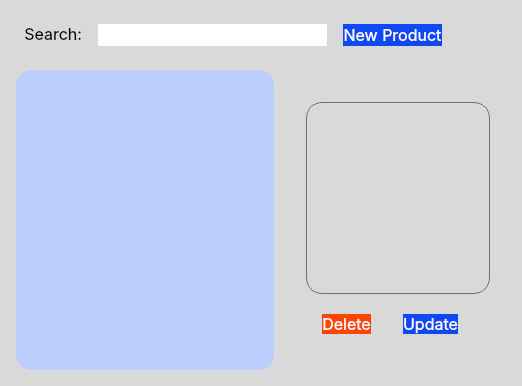
        <widget class="QWidget" name="product_view">
         <property name="styleSheet">
          <string notr="true">QWidget#product_view{
	background-color: #ffffff;
	border-radius: 0px;
}

QWidget{
	background: rgb(217, 217, 217);
	border-radius: 16px;
}
#list_item_3{
	background: rgb(188, 206, 253);
	border-radius: 16px;
}

QPushButton{
	color: white;
	background-color:rgb(14, 73, 243);
}</string>
         </property>
         <layout class="QGridLayout" name="gridLayout_5" rowstretch="1,11" columnstretch="13,7">
          <property name="leftMargin">
           <number>16</number>
          </property>
          <property name="topMargin">
           <number>16</number>
          </property>
          <property name="rightMargin">
           <number>16</number>
          </property>
          <property name="bottomMargin">
           <number>16</number>
          </property>
          <property name="spacing">
           <number>16</number>
          </property>
          <item row="0" column="0" colspan="2">
           <widget class="QWidget" name="head_bar_3" native="true">
            <property name="styleSheet">
             <string notr="true">QPushButton{
	margin: 0px 48px 0px 0px;
	color: white;
	background-color:rgb(14, 73, 243);
}</string>
            </property>
            <layout class="QHBoxLayout" name="horizontalLayout_5" stretch="1,7,2">
             <property name="spacing">
              <number>16</number>
             </property>
             <property name="leftMargin">
              <number>8</number>
             </property>
             <property name="topMargin">
              <number>8</number>
             </property>
             <property name="rightMargin">
              <number>16</number>
             </property>
             <property name="bottomMargin">
              <number>8</number>
             </property>
             <item>
              <widget class="QLabel" name="label_4">
               <property name="font">
                <font>
                 <family>Inter</family>
                 <pointsize>12</pointsize>
                </font>
               </property>
               <property name="text">
                <string>Search:</string>
               </property>
               <property name="alignment">
                <set>Qt::AlignRight|Qt::AlignTop|Qt::AlignTrailing</set>
               </property>
              </widget>
             </item>
             <item>
              <widget class="QLineEdit" name="txt_search_product">
               <property name="sizePolicy">
                <sizepolicy hsizetype="Expanding" vsizetype="Expanding">
                 <horstretch>0</horstretch>
                 <verstretch>0</verstretch>
                </sizepolicy>
               </property>
               <property name="font">
                <font>
                 <family>Inter</family>
                 <pointsize>12</pointsize>
                </font>
               </property>
               <property name="styleSheet">
                <string notr="true">background-color: #fff;</string>
               </property>
               <property name="text">
                <string/>
               </property>
              </widget>
             </item>
             <item>
              <widget class="QPushButton" name="btn_add_product">
               <property name="sizePolicy">
                <sizepolicy hsizetype="Minimum" vsizetype="Expanding">
                 <horstretch>0</horstretch>
                 <verstretch>0</verstretch>
                </sizepolicy>
               </property>
               <property name="font">
                <font>
                 <family>Inter</family>
                 <pointsize>12</pointsize>
                 <fontweight>Medium</fontweight>
                </font>
               </property>
               <property name="text">
                <string>New Product</string>
               </property>
              </widget>
             </item>
            </layout>
           </widget>
          </item>
          <item row="1" column="0">
           <widget class="QWidget" name="list_item_3" native="true">
            <property name="styleSheet">
             <string notr="true">QWidget{
	background:rgb(188, 206, 253);
	border-radius: 16px;
}

QScrollBar:horizontal {
    border: 0px;
    background:rgb(217, 217, 217);
    height: 4px;
    margin: 0px 0px 0 40px;
}       
QScrollBar::handle:horizontal {
    background: rgb(112, 112, 112);
    min-width: 32px;
}        
QScrollBar::add-line:horizontal {
    border: 0px;
    background: rgb(188, 206, 253);
    width: 64px;
    subcontrol-position: left;
    subcontrol-origin: margin;
}

QScrollBar::sub-line:horizontal {
    border: 0px;
    background: rgb(188, 206, 253);
    width: 64px;
    subcontrol-position: right;
    subcontrol-origin: margin;
}

QScrollBar:vertical {
    border: 0px;
	width: 4px;
    background:rgb(217, 217, 217);
    margin: 26px 0px 0px 0px;
}       
QScrollBar::handle:vertical {
    background: rgb(112, 112, 112);
    min-height: 32px;
}        
QScrollBar::add-line:vertical {
    border: 0px;
    background: rgb(188, 206, 253);
    height: 64px;
    subcontrol-position: top;
    subcontrol-origin: margin;
}

QScrollBar::sub-line:vertical {
    border: 0px;
    background: rgb(188, 206, 253);
    height: 64px;
    subcontrol-position: bottom;
    subcontrol-origin: margin;
}


QHeaderView{
	background-color: rgb(188, 206, 253);
}

QHeaderView::section {
    background-color: rgb(188, 206, 253);
	color: rgb(112, 112, 112);
	border: 0px;
	padding: 2px 4px 2px 4px;		
	font-size: 12px;
	font-family: Inter; 
	font-weight: bold;
}
QTableCornerButton::section {
    background-color: rgb(188, 206, 253);
	border-top-left-radius: 16px;
}

QTableWidget { 
	background-color: #ffffff;
	border-width: 0px;
	border-top-left-radius: 16px;
}

QLineEdit, QDateEdit, QComboBox, QTextEdit{
	background-color: #ffffff;
	padding-left: 16px;
}

QTableWidget::item {
	padding-left: 16px;
}

QPushButton, QLabel {
	color: rgb(112, 112, 112);
}

QPushButton:hover {
	color: #fff;
}
</string>
            </property>
            <layout class="QVBoxLayout" name="verticalLayout_4">
             <property name="spacing">
              <number>0</number>
             </property>
             <property name="leftMargin">
              <number>0</number>
             </property>
             <property name="topMargin">
              <number>0</number>
             </property>
             <property name="rightMargin">
              <number>32</number>
             </property>
             <property name="bottomMargin">
              <number>0</number>
             </property>
             <item>
              <widget class="CustomTableView" name="table_product" native="true"/>
             </item>
            </layout>
           </widget>
          </item>
          <item row="1" column="1">
           <widget class="QWidget" name="product_detail_view" native="true">
            <property name="styleSheet">
             <string notr="true">QTextEdit{
	border: 1px solid rgb(112, 112, 112);
	padding: 8px;
}

QScrollBar:vertical {
    background: rgb(217, 217, 217);
    margin: 0px 0px 0px 0px;
}      </string>
            </property>
            <layout class="QVBoxLayout" name="verticalLayout_8" stretch="11,1">
             <property name="spacing">
              <number>16</number>
             </property>
             <property name="leftMargin">
              <number>16</number>
             </property>
             <property name="topMargin">
              <number>32</number>
             </property>
             <property name="rightMargin">
              <number>16</number>
             </property>
             <property name="bottomMargin">
              <number>32</number>
             </property>
             <item>
              <widget class="QTextEdit" name="info_product">
               <property name="font">
                <font>
                 <family>Inter</family>
                 <pointsize>12</pointsize>
                </font>
               </property>
               <property name="frameShape">
                <enum>QFrame::Box</enum>
               </property>
               <property name="frameShadow">
                <enum>QFrame::Plain</enum>
               </property>
               <property name="lineWidth">
                <number>0</number>
               </property>
               <property name="horizontalScrollBarPolicy">
                <enum>Qt::ScrollBarAlwaysOff</enum>
               </property>
               <property name="readOnly">
                <bool>true</bool>
               </property>
               <property name="html">
                <string>&lt;!DOCTYPE HTML PUBLIC &quot;-//W3C//DTD HTML 4.0//EN&quot; &quot;http://www.w3.org/TR/REC-html40/strict.dtd&quot;&gt;
&lt;html&gt;&lt;head&gt;&lt;meta name=&quot;qrichtext&quot; content=&quot;1&quot; /&gt;&lt;meta charset=&quot;utf-8&quot; /&gt;&lt;style type=&quot;text/css&quot;&gt;
p, li { white-space: pre-wrap; }
hr { height: 1px; border-width: 0; }
li.unchecked::marker { content: &quot;\2610&quot;; }
li.checked::marker { content: &quot;\2612&quot;; }
&lt;/style&gt;&lt;/head&gt;&lt;body style=&quot; font-family:'Inter'; font-size:12pt; font-weight:400; font-style:normal;&quot;&gt;
&lt;p style=&quot;-qt-paragraph-type:empty; margin-top:0px; margin-bottom:0px; margin-left:0px; margin-right:0px; -qt-block-indent:0; text-indent:0px;&quot;&gt;&lt;br /&gt;&lt;/p&gt;&lt;/body&gt;&lt;/html&gt;</string>
               </property>
              </widget>
             </item>
             <item>
              <layout class="QHBoxLayout" name="horizontalLayout_6" stretch="1,1">
               <property name="spacing">
                <number>32</number>
               </property>
               <property name="leftMargin">
                <number>16</number>
               </property>
               <property name="topMargin">
                <number>4</number>
               </property>
               <property name="rightMargin">
                <number>32</number>
               </property>
               <property name="bottomMargin">
                <number>4</number>
               </property>
               <item>
                <widget class="QPushButton" name="btn_del_product">
                 <property name="sizePolicy">
                  <sizepolicy hsizetype="Expanding" vsizetype="Expanding">
                   <horstretch>0</horstretch>
                   <verstretch>0</verstretch>
                  </sizepolicy>
                 </property>
                 <property name="font">
                  <font>
                   <family>Inter</family>
                   <pointsize>12</pointsize>
                   <fontweight>Medium</fontweight>
                  </font>
                 </property>
                 <property name="styleSheet">
                  <string notr="true">background-color: #FF4500;</string>
                 </property>
                 <property name="text">
                  <string>Delete</string>
                 </property>
                </widget>
               </item>
               <item>
                <widget class="QPushButton" name="btn_update_product">
                 <property name="sizePolicy">
                  <sizepolicy hsizetype="Expanding" vsizetype="Expanding">
                   <horstretch>0</horstretch>
                   <verstretch>0</verstretch>
                  </sizepolicy>
                 </property>
                 <property name="font">
                  <font>
                   <family>Inter</family>
                   <pointsize>12</pointsize>
                   <fontweight>Medium</fontweight>
                  </font>
                 </property>
                 <property name="text">
                  <string>Update</string>
                 </property>
                </widget>
               </item>
              </layout>
             </item>
            </layout>
           </widget>
          </item>
         </layout>
        </widget>
